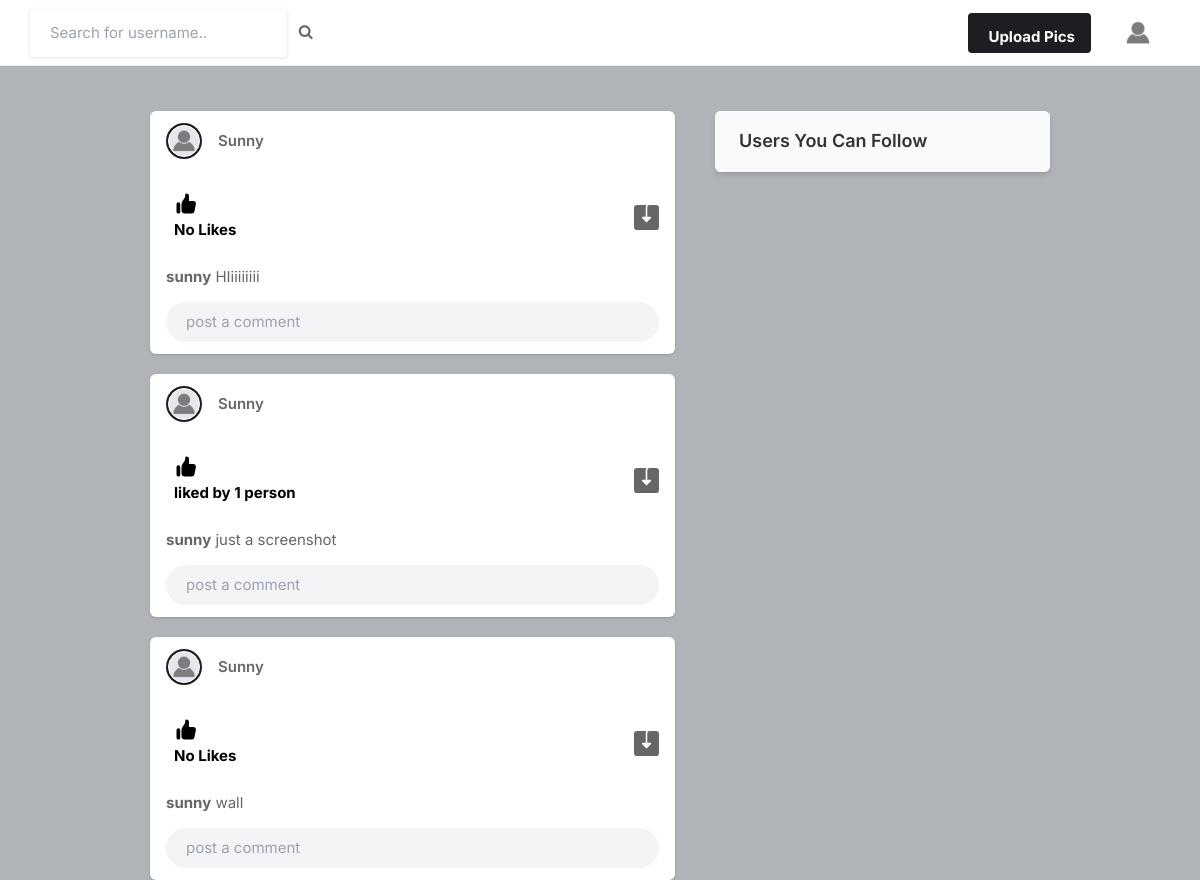
The app's page / (signed in), older data.
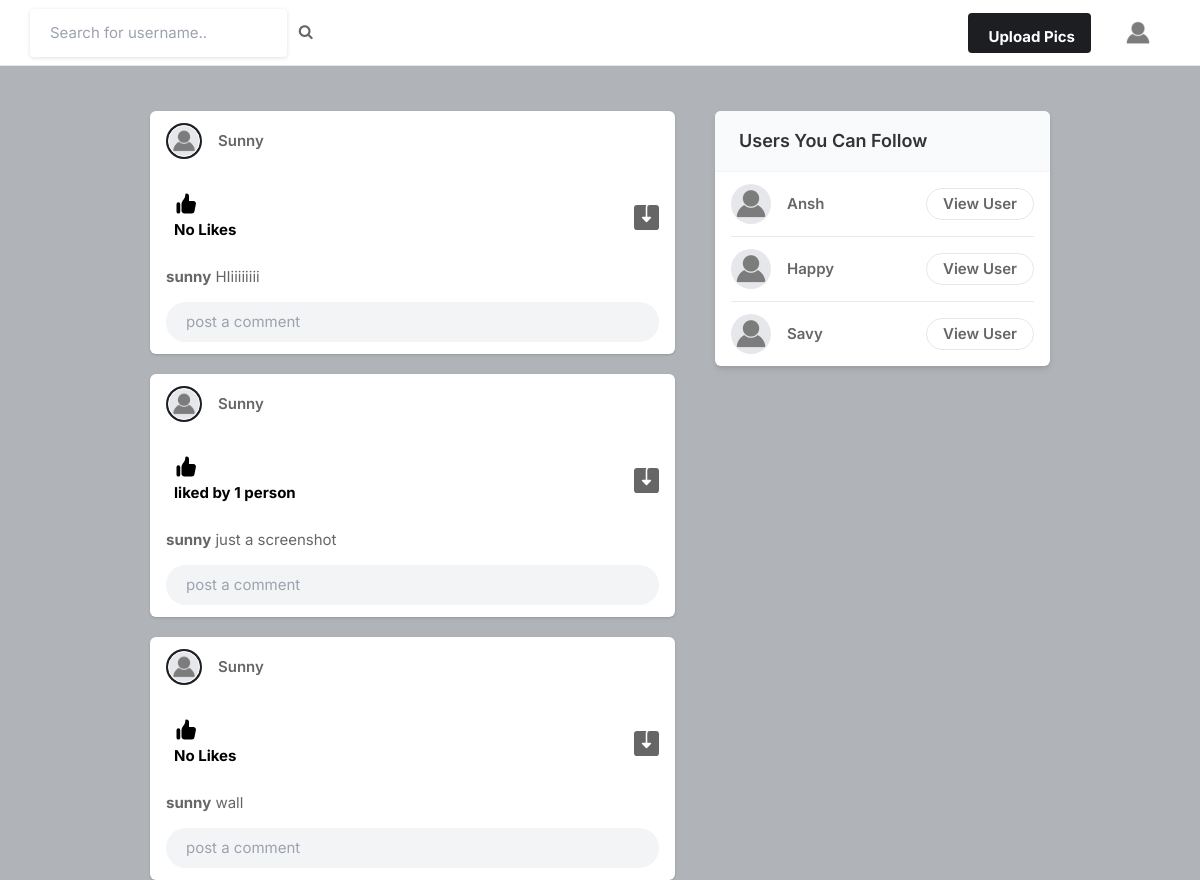
The same page, newer data.
### core/models.py (models this page shows, shortened)
class Profile(models.Model):
    user = models.ForeignKey(User, on_delete=models.CASCADE)
    id_user = models.IntegerField()
    bio = models.TextField(blank=True)
    profileimg = models.ImageField(upload_to='profile_images', default='blank-profile-picture.png')
    location = models.CharField(max_length=100, blank=True)

class Post(models.Model):
    id = models.UUIDField(primary_key=True, default=uuid.uuid4)
    user = models.CharField(max_length=100)
    image = models.ImageField(upload_to='post_images')
    caption = models.TextField()
    created_at = models.DateTimeField(default=datetime.now)
    no_of_likes = models.IntegerField(default=0)

### core/views.py (the view)
# urls.py: path('', views.index, name='index'),
@login_required(login_url='signin')
def index(request):
    user_object = User.objects.get(username=request.user.username)
    user_profile = Profile.objects.get(user=user_object)
    user_following_list = []
    feed = []
    user_following = FollowersCount.objects.filter(follower=request.user.username)
    for users in user_following:
        user_following_list.append(users.user)
    for usernames in user_following_list:
        feed_lists = Post.objects.filter(user=usernames)
        feed.append(feed_lists)
    feed_list = list(chain(*feed))
    all_users = User.objects.all()
    user_following_all = []
    for user in user_following:
        user_list = User.objects.get(username=user.user)
        user_following_all.append(user_list)
    new_suggestion_list = [x for x in list(all_users) if (x not in list(user_following_all))]
    current_user = User.objects.filter(username=request.user.username)
    final_suggestion_list = [x for x in list(new_suggestion_list) if (x not in list(current_user))]
    random.shuffle(final_suggestion_list)
    username_profile = []
    username_profile_list = []
    for users in final_suggestion_list:
        username_profile.append(users.id)
    for ids in username_profile:
        profile_lists = Profile.objects.filter(id_user=ids)
        username_profile_list.append(profile_lists)
    suggestions_username_profile_list = list(chain(*username_profile_list))
    return render(request, 'index.html', {'user_profile': user_profile, 'posts': feed_list,
                                          'suggestions_username_profile_list': suggestions_username_profile_list[:4]})

### Templates/index.html (shortened to what this page needs)
{% load static %}
<!DOCTYPE html>
<html lang="en">
<head>
    <link rel="stylesheet" href="{% static 'assets/css/icons.css' %}">
    <link rel="stylesheet" href="{% static 'assets/css/uikit.css' %}">
    <link rel="stylesheet" href="{% static 'assets/css/style.css' %}">
    <link rel="stylesheet" href="{% static 'assets/css/tailwind.css' %}">
    <link rel="stylesheet" href="https://cdnjs.cloudflare.com/ajax/libs/font-awesome/4.7.0/css/font-awesome.min.css">
</head>
<body>
            <header>
                <div class="header_inner">
                    <form action="/search" method="POST">
                    <div class="left-side">
                            <input type="text" name="username" placeholder="Search for username..">&nbsp; &nbsp;
                            <button type="submit" ><i class="fa fa-search fa-1x"></i></button>
                    </div>
                    </form>
                        <div class="right-side lg:pr-4">
                        <a href="#"
                            class="bg-pink-500 flex font-bold hidden hover:bg-pink-600 hover:text-white inline-block items-center lg:block max-h-10 mr-4 px-4 py-2 rounded shado text-white">
                              Upload Pics
                        </a>
                        <a href="#">
                            <img src="{{user_profile.profileimg.url}}" class="header-avatar" alt="">
                        </a>
                    </div>
                </div>
            </header>
            <div class="container m-auto">
                <div class="lg:flex justify-center lg:space-x-10 lg:space-y-0 space-y-5">
                    <div class="space-y-5 flex-shrink-0 lg:w-7/12">
                        {% for post in posts reversed %}
                        <div class="bg-white shadow rounded-md  -mx-2 lg:mx-0">
                            <div class="flex justify-between items-center px-4 py-3">
                                <div class="flex flex-1 items-center space-x-4">
                                    <a href="/profile/{{user.username}}">
                                        <div class="bg-gradient-to-tr from-yellow-600 to-pink-600 p-0.5 rounded-full">
                                            <img src="{{user_profile.profileimg.url}}" class="bg-gray-200 border border-white rounded-full w-8 h-8">
                                        </div>
                                    </a>
                                    <span class="block capitalize font-semibold "><a href="/profile/{{post.user}}"> {{post.user}}</a> </span>
                                </div>
                              <div>
                                <a href="#"> <i class="icon-feather-more-horizontal text-2xl hover:bg-gray-200 rounded-full p-2 transition -mr-1 "></i> </a>
                              </div>
                            </div>
                            <div class="py-3 px-4 space-y-3">
                                <div class="flex space-x-4 lg:font-bold">
                                    <a href="/like-post?post_id={{post.id}}" class="flex items-center space-x-2">
                                        <div class="p-2 rounded-full text-black">
                                            {% if post.no_of_likes == 0 %}
                                            <p>No Likes</p>
                                            {% elif post.no_of_likes == 1 %}
                                            <p>liked by {{post.no_of_likes}} person</p>
                                            {% else %}
                                            <p>liked by {{post.no_of_likes}} people</p>
                                            {% endif %}
                                        </div>
                                    </a>
                                    <a href="{{post.image.url}}" class="flex items-center space-x-2 flex-1 justify-end" download>
                                    </a>
                                </div>
                                <p>
                                    <a href="/profile/{{post.user}}"><strong>{{post.user}}</strong></a>  {{post.caption}}
                                </p>
                                <div class="bg-gray-100 bg-gray-100 rounded-full rounded-md relative ">
                                    <input type="text" placeholder="post a comment" class="bg-transparent max-h-10 shadow-none">
                                    <div class="absolute bottom-0 flex h-full items-center right-0 right-3 text-xl space-x-2">
                                        <a href="#"> <i class="uil-image"></i></a>
                                        <a href="#"> <i class="uil-video"></i></a>
                                    </div>
                                </div>
                            </div>
                        </div>
                        {% endfor %}
                    </div>
                    <div class="lg:w-5/12">
                        <div class="bg-white  shadow-md rounded-md overflow-hidden">
                            <div class="bg-gray-50  border-b border-gray-100 flex items-baseline justify-between py-4 px-6 ">
                                <h2 class="font-semibold text-lg">Users You Can Follow</h2>
                            </div>
                            <div class="divide-gray-300 divide-gray-50 divide-opacity-50 divide-y px-4 ">
                                {% for suggestion in suggestions_username_profile_list %}
                                <div class="flex items-center justify-between py-3">
                                    <div class="flex flex-1 items-center space-x-4">
                                        <a href="/profile/{{suggestion.user}}">
                                            <img src="{{suggestion.profileimg.url}}" class="bg-gray-200 rounded-full w-10 h-10">
                                        </a>
                                        <div class="flex flex-col">
                                            <span class="block capitalize font-semibold"> {{suggestion.user}} </span>
                                        </div>
                                    </div>
                                    <a href="/profile/{{suggestion.user}}" class="border border-gray-200 font-semibold px-4 py-1 rounded-full hover:bg-pink-600 hover:text-white hover:border-pink-600 "> View User </a>
                                </div>
                                {% endfor %}
                            </div>
                        </div>
                    </div>
                </div>
            </div>
</body>
</html>

### static/assets/css/style.css (style rules this page uses)
body { background-color: #B0B3B8!important; }
button { vertical-align: middle; }
input { height: 48px; line-height: 48px; padding: 0 20px; outline: none; font-size: 15px; color: #808080; max-width: 100%; width: 100%; -webkit-box-sizing: border-box; box-sizing: border-box; display: block; font-weight: 400; opacity: 1; border-radius: 4px; border: none; -webkit-box-shadow: 0 1px 4px 0px rgba(0, 0, 0, 0.12); box-shadow: 0 1px 4px 0px rgba(0, 0, 0, 0.12); }
input[type="text"], input[type="password"], input[type="email"], input[type="number"] { height: 48px; line-height: 48px; padding: 0 20px; outline: none; font-size: 15px; color: #808080; max-width: 100%; width: 100%; -webkit-box-sizing: border-box; box-sizing: border-box; display: block; font-weight: 400; opacity: 1; border-radius: 4px; border: none; -webkit-box-shadow: 0 1px 4px 0px rgba(0, 0, 0, 0.12); box-shadow: 0 1px 4px 0px rgba(0, 0, 0, 0.12); }
input { -webkit-transition: all 0.1s ease-in-out; transition: all 0.1s ease-in-out; }
::placeholder { color: #808080; opacity: 1; }
button { border: none; margin: 0; padding: 0; width: auto; overflow: visible; background: transparent; color: inherit; font: inherit; line-height: normal; cursor: pointer; }
a { color: #be185d; -webkit-transition: 0.3s; transition: 0.3s; outline: none !important; }
button { outline: none !important; }
img { max-width: 100%; }
body { color: #666; font-size: 15px; line-height: 27px; background-color: #f0f2f5; font-family: "Inter", sans-serif; text-transform: none; }
body p { font-size: 15px; line-height: 27px; }
h1, h2, h3, h4, h5, h6 { font-family: "Inter", sans-serif; text-transform: none; }
input[type="text"], input[type="password"], input[type="email"] { font-family: "Inter", sans-serif; text-transform: none; }
button, body .pac-container { font-family: "Inter", sans-serif; text-transform: none; }
h1, h2, h3, h4, h5, h6 { color: #333; font-weight: 500; margin: 0; padding: 0; }
h2 { font-size: 26px; }
b, strong { font-weight: 700 !important; }
@media (min-width: 1024px) { .container { max-width: 900px !important; padding-top: 45px; } }
header { background-color: #fff; left: 0; right: 0; top: 0; z-index: 99; height: 66px; display: -webkit-box; display: -ms-flexbox; display: flex; -webkit-box-align: center; -ms-flex-align: center; align-items: center; border-bottom: 1px solid #e5e7eb; }
header .header_inner { display: -webkit-box; display: -ms-flexbox; display: flex; -webkit-box-align: center; -ms-flex-align: center; align-items: center; max-width: 1090px; margin: auto; width: 100%; max-width: 100% !important; padding: 0 30px; }
header .header_inner .left-side { display: -webkit-box; display: -ms-flexbox; display: flex; -webkit-box-align: center; -ms-flex-align: center; align-items: center; }
header .header_inner .right-side { display: -webkit-box; display: -ms-flexbox; display: flex; -webkit-box-align: center; -ms-flex-align: center; align-items: center; -webkit-box-pack: end; -ms-flex-pack: end; justify-content: flex-end; margin-left: auto; }
header .header_inner .right-side .header-avatar { width: 32px; height: 32px; border-radius: 100%; margin-left: 15px; }
.shadow-none { -webkit-box-shadow: none !important; box-shadow: none !important; }

Row changes from the older to the newer data that the page shows:
added Profile: profileimg (placeholder picture), user "Ansh"
added Profile: profileimg (placeholder picture), user "Happy"
added Profile: profileimg (placeholder picture), user "Savy"
